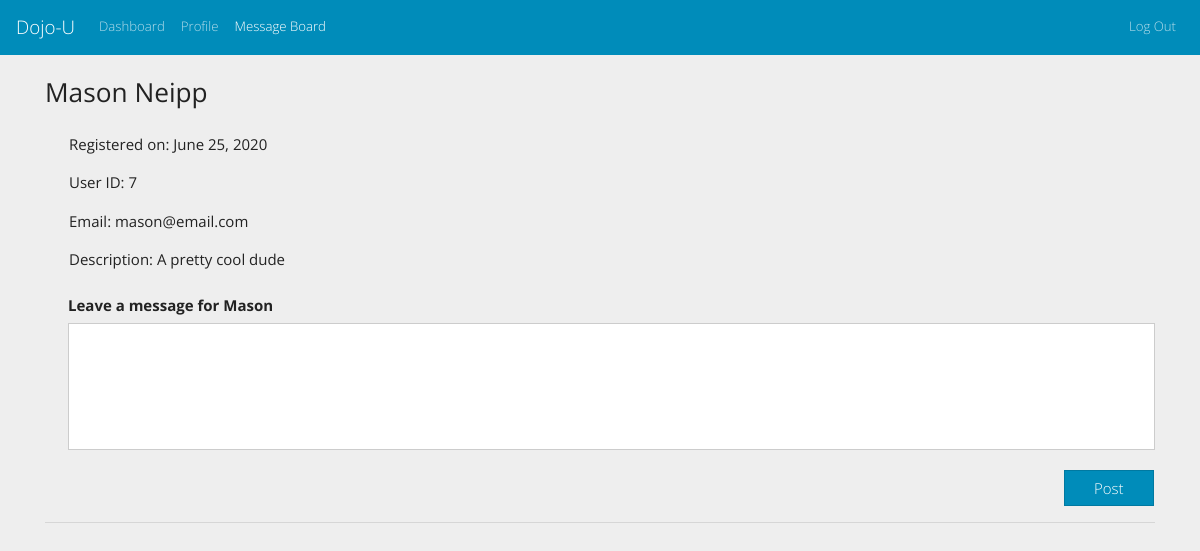
Before: /users/show/7/ (signed in) with the older database file.
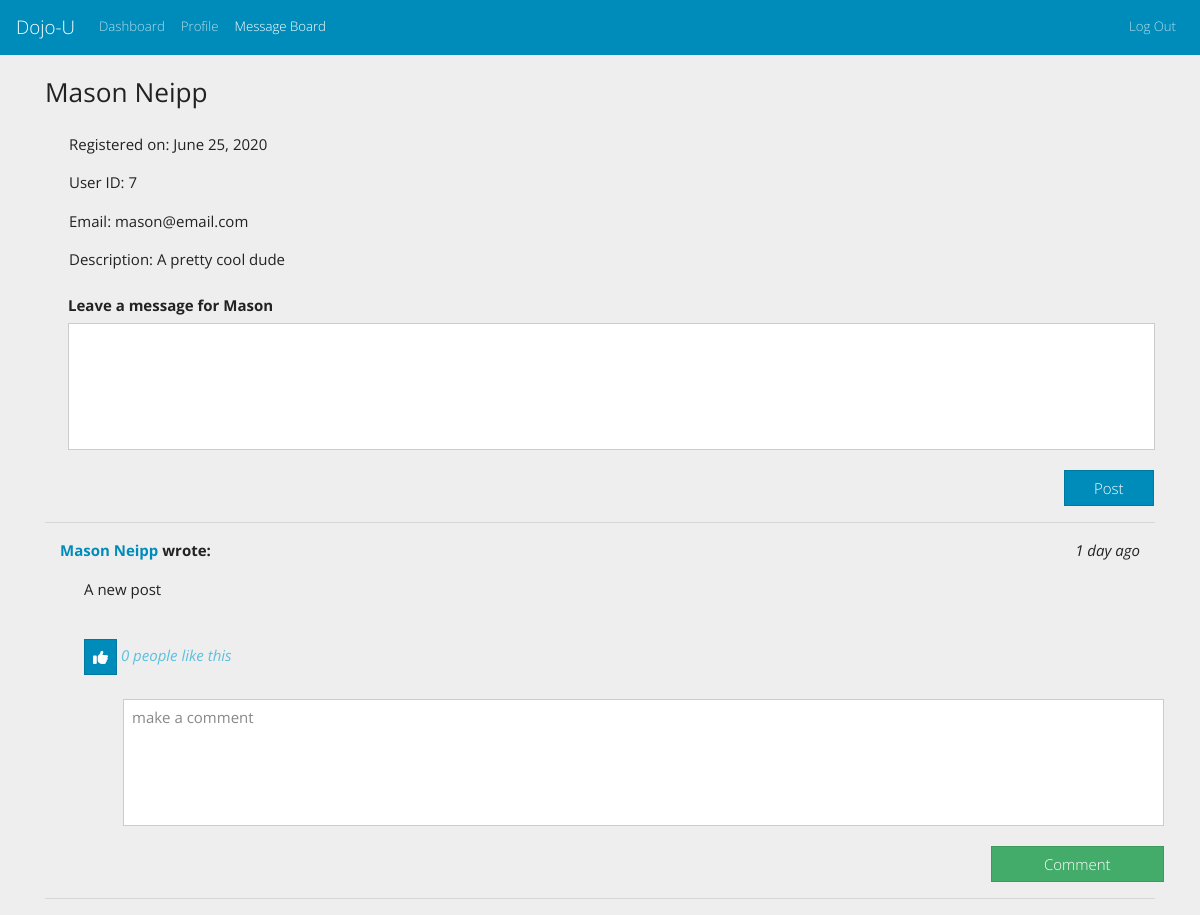
After: the same page with the newer database file.
### dashboard_app/models.py (models this page shows, shortened)
class Post(models.Model):
    content = models.TextField()
    board = models.ForeignKey(User, related_name="board_posts", on_delete=models.CASCADE)
    creator = models.ForeignKey(User, related_name="has_posts", on_delete=models.CASCADE)
    likes = models.ManyToManyField(User, related_name="liked_posts")
    created_at = models.DateTimeField(auto_now_add=True)
    edited_at = models.DateTimeField(auto_now=True)
    def canDelete(self):
        now = timezone.now()
        diff = now - self.created_at
        if diff.days >= 0 and diff.seconds < 3600:
            minutes = math.floor(diff.seconds/60)
            if minutes <= 15:
                return True
            else:
                return False
        else:
            return False
    def whenCreated(self):
        now = timezone.now()
        diff = now - self.created_at
        if diff.days == 0 and diff.seconds >= 0 and diff.seconds < 60:
            seconds= diff.seconds
            if seconds == 1:
                return str(seconds) +  " second ago"
            else:
                return str(seconds) + " seconds ago"
        if diff.days == 0 and diff.seconds >= 60 and diff.seconds < 3600:
            minutes= math.floor(diff.seconds/60)
            if minutes == 1:
                return str(minutes) + " minute ago"
            else:
                return str(minutes) + " minutes ago"
        if diff.days == 0 and diff.seconds >= 3600 and diff.seconds < 86400:
            hours= math.floor(diff.seconds/3600)
            if hours == 1:
                return str(hours) + " hour ago"
            else:
                return str(hours) + " hours ago"
        if diff.days >= 1 and diff.days < 30:
            days= diff.days
            if days == 1:
                return str(days) + " day ago"
            else:
                return str(days) + " days ago"
    def numberOfLikes(self):
        likes = self.likes.all()
        if len(likes) == 1:
            return str(len(likes)) + " person likes this"
        else:
            return str(len(likes)) + " people like this"

### login_app/models.py (models this page shows)
class User(models.Model):
    first_name = models.CharField(max_length=255)
    last_name = models.CharField(max_length=255)
    email = models.CharField(max_length=255)
    password = models.CharField(max_length=255)
    user_level_choices =[
        (0,"Normal"),
        (9,"Admin")
    ]
    description = models.TextField(null=True)
    user_level = models.IntegerField(choices=user_level_choices, default=0)
    created_at = models.DateTimeField(auto_now_add=True)
    edited_at = models.DateTimeField(auto_now=True)
    objects = userManager()
    def dateCreated(self):
        return self.created_at.strftime("%B %d, %Y")

### dashboard_app/views.py (the view)
# urls.py: path('users/show/<int:user_id>/', db_views.message_board, name="message_board"),
def message_board(request, user_id):
    if "user_id" not in request.session:
        return redirect(reverse("home"))
    context={
        "logged_user":User.objects.get(id=request.session["user_id"]),
        "all_users":User.objects.all(),
        "user":User.objects.get(id=user_id),
    }
    return render(request, "message_board.html",context)

### dashboard_app/templates/message_board.html (shortened to what the changed rows need)
<!DOCTYPE html>
<html lang="en">
<head>
    <link href="https://stackpath.bootstrapcdn.com/bootswatch/4.5.0/yeti/bootstrap.min.css" rel="stylesheet"
>
</head>
<body class="bg-secondary">
    <br>
    <div class="container">
        <div id="posts">
            {% for post in user.board_posts.all reversed %}
            <div class="container">
                <div class="row">
                    <div class="col-sm-12 d-flex justify-content-between">
                        <p class="inline-block"><strong><a
                                    href="{% url 'message_board' post.creator.id %}">{{post.creator.first_name}}
                                    {{post.creator.last_name}}</a> wrote:</strong></p>
                        <p class="inline-block"><em>{{post.whenCreated}}</em></p>
                    </div>
                    <div class="col-sm-12 ml-4 d-flex justify-content-between">
                        <p class="inline-block">{{post.content}}</p>
                    </div>
                    <br>
                    <div class="col-sm-12 ml-4">
                        {% if logged_user in post.likes.all %}
                        <form action="{% url 'unlike_post' post.id %}" method='POST' ajax="unlike_post">
                            {% csrf_token %}
                            <button type="submit" class="btn btn-info" data-toggle="tooltip" data-placement="right"
                                title="{% for user in post.likes.all %} {{user.first_name }} {{user.last_name}} {% endfor %}"><i
                                    class="fas fa-thumbs-up"></i></button>
                            <span class="text-info"><em>{{post.numberOfLikes}}</em></span>
                            {% else %}
                            <form action="{% url 'like_post' post.id %}" method='POST' ajax="like_post">
                                <button type="submit" class="btn btn-primary" data-toggle="tooltip"
                                    data-placement="right"
                                    title="{% for user in post.likes.all %} {{user.first_name }} {{user.last_name}} {% endfor %}"><i
                                        class="fas fa-thumbs-up"></i></button>
                                <span class="text-info"><em>{{post.numberOfLikes}}</em></span>
                            </form>
                            {% endif %}
                    </div>
                </div>
                <div class="row mt-4 ml-4">
                    <div class="col-sm-12 col-md-12 ml-4">
                        <form action="{% url 'make_comment' post.id %}" method="POST" id="comment_form_{{post.id}}"
                            ajax="make_comment">
                            <div class="form-group">
                                <textarea class="form-control" name="comment" id="comment" rows="5" style="resize:none;"
                                    placeholder="make a comment"></textarea>
                            </div>
                        </form>
                    </div>
                    <div class="row col-sm-12 ml-4 mt-1 d-flex justify-content-end">
                        <input form="comment_form_{{post.id}}" type="submit"
                            class="col-sm-12 col-md-2 btn btn-success text-white ml-auto" value="Comment">
                    </div>
                </div>
            </div>
            <hr>
            {% endfor %}
        </div>
    </div>
</body>
</html>

Changed rows visible on the page:
added Post: creator.first_name "Mason", creator.last_name "Neipp", whenCreated "1 day ago", content "A new post", numberOfLikes "0 people like this"
